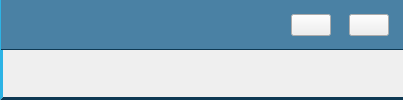
<?xml version="1.0" encoding="UTF-8"?>
<ui version="4.0">
 <class>TableWidgetItem</class>
 <widget class="QWidget" name="TableWidgetItem">
  <property name="geometry">
   <rect>
    <x>0</x>
    <y>0</y>
    <width>403</width>
    <height>100</height>
   </rect>
  </property>
  <property name="minimumSize">
   <size>
    <width>0</width>
    <height>0</height>
   </size>
  </property>
  <property name="windowTitle">
   <string>Form</string>
  </property>
  <layout class="QGridLayout" name="gridLayout_3">
   <property name="leftMargin">
    <number>0</number>
   </property>
   <property name="topMargin">
    <number>0</number>
   </property>
   <property name="rightMargin">
    <number>0</number>
   </property>
   <property name="bottomMargin">
    <number>0</number>
   </property>
   <property name="spacing">
    <number>0</number>
   </property>
   <item row="0" column="0">
    <widget class="QWidget" name="widgetOutside" native="true">
     <property name="minimumSize">
      <size>
       <width>0</width>
       <height>100</height>
      </size>
     </property>
     <property name="styleSheet">
      <string notr="true">QWidget{
	font: 14pt &quot;黑体&quot;;	
	color: rgb(255,200,74);
}

QWidget#titleWidget{
	background-color: rgba(38,105,148,209);
	border-left: 1px solid rgba(44,179,229,255);
	border-bottom: 1px solid rgba(14,57,83,255);
}
/*
QWidget#titleWidget::hover{
	background-color: rgb(255, 85, 0);
	border-left: 1px solid rgba(255,179,229,,255);
	border-bottom: 1px solid rgba(255,57,83,255);
}*/
/*
QWidget#titleWidget::pressed{
	background-color: rgba(0,0,0,209);
	border-left: 1px solid rgba(0,0,0,255);
	border-bottom: 1px solid rgba(0,0,0,255);
}
*/
QWidget#contentWidget{
	border-left: 3px solid rgba(44,179,229,255);
	border-bottom: 3px solid rgba(14,57,83,255);
}

QPushButton#pb1{		
	border-image: url(:/images/item/info.png);
}
/*
QPushButton#pb1::hover{			
	border-image: url(:/images/item/info_hover.png);
}

QPushButton#pb1::checked{		
	border-image: url(:/images/item/info_checked.png);
}
*/
QPushButton#pb2{	
	border-image: url(:/images/item/add.png);
}
QPushButton#pb2::hover{			
	border-image: url(:/images/item/add_hover.png);
}
/*
QPushButton#pb2::checked{		
	border-image: url(:/images/item/add_checked.png);
}
*/
QPushButton#pb3{
	border-image: url(:/images/item/sub.png);
}
QPushButton#pb3::hover{
	border-image: url(:/images/item/sub_hover.png);
}
/*
QPushButton#pb3::checked{
	border-image: url(:/images/item/sub_checked.png);
}
*/</string>
     </property>
     <layout class="QGridLayout" name="gridLayout_2">
      <property name="leftMargin">
       <number>0</number>
      </property>
      <property name="topMargin">
       <number>0</number>
      </property>
      <property name="rightMargin">
       <number>0</number>
      </property>
      <property name="bottomMargin">
       <number>0</number>
      </property>
      <property name="spacing">
       <number>0</number>
      </property>
      <item row="0" column="0">
       <widget class="QWidget" name="titleWidget" native="true">
        <property name="minimumSize">
         <size>
          <width>0</width>
          <height>0</height>
         </size>
        </property>
        <property name="maximumSize">
         <size>
          <width>16777215</width>
          <height>16777215</height>
         </size>
        </property>
        <layout class="QGridLayout" name="gridLayout">
         <property name="leftMargin">
          <number>0</number>
         </property>
         <property name="topMargin">
          <number>0</number>
         </property>
         <property name="rightMargin">
          <number>0</number>
         </property>
         <property name="bottomMargin">
          <number>0</number>
         </property>
         <property name="spacing">
          <number>0</number>
         </property>
         <item row="0" column="9">
          <spacer name="horizontalSpacer_6">
           <property name="orientation">
            <enum>Qt::Horizontal</enum>
           </property>
           <property name="sizeType">
            <enum>QSizePolicy::Fixed</enum>
           </property>
           <property name="sizeHint" stdset="0">
            <size>
             <width>14</width>
             <height>20</height>
            </size>
           </property>
          </spacer>
         </item>
         <item row="0" column="0">
          <spacer name="horizontalSpacer">
           <property name="orientation">
            <enum>Qt::Horizontal</enum>
           </property>
           <property name="sizeType">
            <enum>QSizePolicy::Fixed</enum>
           </property>
           <property name="sizeHint" stdset="0">
            <size>
             <width>12</width>
             <height>20</height>
            </size>
           </property>
          </spacer>
         </item>
         <item row="0" column="1">
          <widget class="QLabel" name="iconLabel">
           <property name="text">
            <string/>
           </property>
          </widget>
         </item>
         <item row="0" column="2">
          <spacer name="horizontalSpacer_2">
           <property name="orientation">
            <enum>Qt::Horizontal</enum>
           </property>
           <property name="sizeType">
            <enum>QSizePolicy::Fixed</enum>
           </property>
           <property name="sizeHint" stdset="0">
            <size>
             <width>12</width>
             <height>20</height>
            </size>
           </property>
          </spacer>
         </item>
         <item row="0" column="3">
          <widget class="QLabel" name="textLabel">
           <property name="font">
            <font>
             <family>黑体</family>
             <pointsize>14</pointsize>
             <weight>50</weight>
             <italic>false</italic>
             <bold>false</bold>
            </font>
           </property>
           <property name="text">
            <string/>
           </property>
          </widget>
         </item>
         <item row="0" column="4">
          <spacer name="horizontalSpacer_3">
           <property name="orientation">
            <enum>Qt::Horizontal</enum>
           </property>
           <property name="sizeHint" stdset="0">
            <size>
             <width>599</width>
             <height>20</height>
            </size>
           </property>
          </spacer>
         </item>
         <item row="0" column="5">
          <spacer name="horizontalSpacer_4">
           <property name="orientation">
            <enum>Qt::Horizontal</enum>
           </property>
           <property name="sizeType">
            <enum>QSizePolicy::Fixed</enum>
           </property>
           <property name="sizeHint" stdset="0">
            <size>
             <width>18</width>
             <height>20</height>
            </size>
           </property>
          </spacer>
         </item>
         <item row="0" column="6">
          <widget class="QPushButton" name="pb2">
           <property name="toolTip">
            <string>添加</string>
           </property>
           <property name="text">
            <string/>
           </property>
           <property name="checkable">
            <bool>true</bool>
           </property>
          </widget>
         </item>
         <item row="0" column="7">
          <spacer name="horizontalSpacer_5">
           <property name="orientation">
            <enum>Qt::Horizontal</enum>
           </property>
           <property name="sizeType">
            <enum>QSizePolicy::Fixed</enum>
           </property>
           <property name="sizeHint" stdset="0">
            <size>
             <width>18</width>
             <height>20</height>
            </size>
           </property>
          </spacer>
         </item>
         <item row="0" column="8">
          <widget class="QPushButton" name="pb3">
           <property name="toolTip">
            <string>删除</string>
           </property>
           <property name="whatsThis">
            <string/>
           </property>
           <property name="text">
            <string/>
           </property>
           <property name="checkable">
            <bool>true</bool>
           </property>
          </widget>
         </item>
        </layout>
       </widget>
      </item>
      <item row="1" column="0">
       <widget class="QWidget" name="contentWidget" native="true"/>
      </item>
     </layout>
    </widget>
   </item>
  </layout>
 </widget>
 <resources/>
 <connections/>
</ui>
